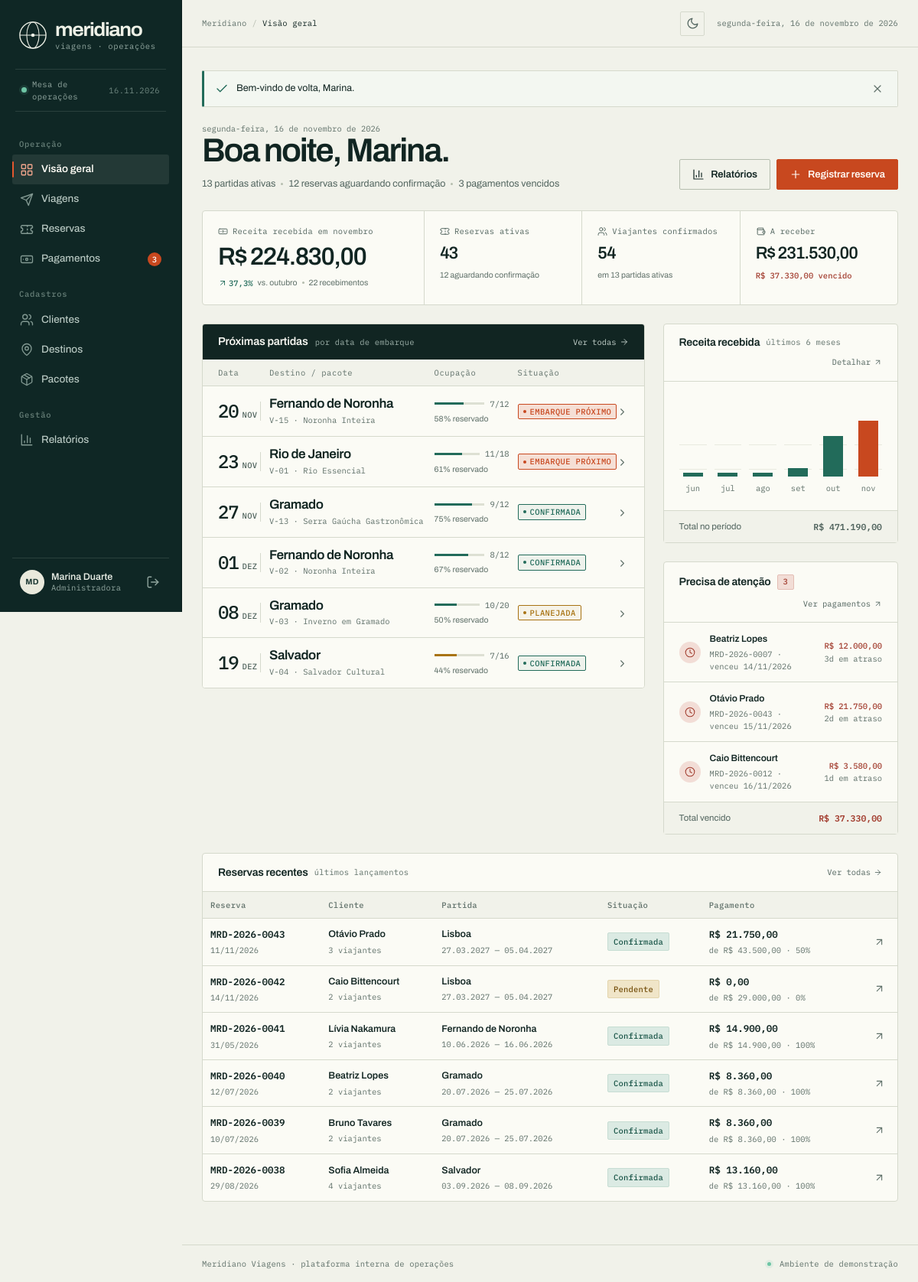
Screenshot of /index.php?r=dashboard (signed in) with the database file from the repository.
### tables this page shows
CREATE TABLE viagens (
  id               INT UNSIGNED AUTO_INCREMENT PRIMARY KEY,
  pacote_id        INT UNSIGNED NOT NULL,
  data_ida         DATE NOT NULL,
  data_volta       DATE NOT NULL,
  capacidade       SMALLINT UNSIGNED NOT NULL,
  status           ENUM('planejada', 'confirmada', 'em_andamento', 'concluida', 'cancelada')
                   NOT NULL DEFAULT 'planejada',
  ponto_encontro   VARCHAR(180) NULL,
  observacoes      TEXT NULL,
  criado_em        TIMESTAMP NOT NULL DEFAULT CURRENT_TIMESTAMP,
  CONSTRAINT fk_viagens_pacote FOREIGN KEY (pacote_id)
    REFERENCES pacotes (id) ON UPDATE CASCADE ON DELETE RESTRICT,
  INDEX idx_viagens_data (data_ida),
  INDEX idx_viagens_status (status)
);

CREATE TABLE pagamentos (
  id               INT UNSIGNED AUTO_INCREMENT PRIMARY KEY,
  reserva_id       INT UNSIGNED NOT NULL,
  valor            DECIMAL(10,2) NOT NULL,
  forma            ENUM('pix', 'cartao', 'boleto', 'transferencia') NOT NULL DEFAULT 'pix',
  status           ENUM('pendente', 'pago', 'estornado') NOT NULL DEFAULT 'pago',
  vencimento       DATE NULL,
  data_pagamento   DATE NULL,
  observacoes      VARCHAR(255) NULL,
  criado_em        TIMESTAMP NOT NULL DEFAULT CURRENT_TIMESTAMP,
  CONSTRAINT fk_pagamentos_reserva FOREIGN KEY (reserva_id)
    REFERENCES reservas (id) ON UPDATE CASCADE ON DELETE RESTRICT,
  INDEX idx_pagamentos_reserva (reserva_id),
  INDEX idx_pagamentos_status (status),
  INDEX idx_pagamentos_data (data_pagamento)
);

CREATE TABLE clientes (
  id               INT UNSIGNED AUTO_INCREMENT PRIMARY KEY,
  nome             VARCHAR(160) NOT NULL,
  email            VARCHAR(160) NOT NULL UNIQUE,
  telefone         VARCHAR(24) NOT NULL,
  cpf              CHAR(11) NOT NULL UNIQUE,
  data_nascimento  DATE NULL,
  cidade           VARCHAR(100) NULL,
  estado           CHAR(2) NULL,
  observacoes      TEXT NULL,
  criado_em        TIMESTAMP NOT NULL DEFAULT CURRENT_TIMESTAMP,
  atualizado_em    TIMESTAMP NOT NULL DEFAULT CURRENT_TIMESTAMP ON UPDATE CURRENT_TIMESTAMP,
  INDEX idx_clientes_nome (nome)
);

CREATE TABLE reservas (
  id             INT UNSIGNED AUTO_INCREMENT PRIMARY KEY,
  codigo         VARCHAR(24) NOT NULL UNIQUE,
  cliente_id     INT UNSIGNED NOT NULL,
  viagem_id      INT UNSIGNED NOT NULL,
  data_reserva   DATE NOT NULL,
  viajantes      TINYINT UNSIGNED NOT NULL DEFAULT 1,
  valor_total    DECIMAL(10,2) NOT NULL,
  status         ENUM('pendente', 'confirmada', 'cancelada') NOT NULL DEFAULT 'pendente',
  observacoes    TEXT NULL,
  criado_em      TIMESTAMP NOT NULL DEFAULT CURRENT_TIMESTAMP,
  CONSTRAINT fk_reservas_cliente FOREIGN KEY (cliente_id)
    REFERENCES clientes (id) ON UPDATE CASCADE ON DELETE RESTRICT,
  CONSTRAINT fk_reservas_viagem FOREIGN KEY (viagem_id)
    REFERENCES viagens (id) ON UPDATE CASCADE ON DELETE RESTRICT,
  INDEX idx_reservas_viagem (viagem_id),
  INDEX idx_reservas_cliente (cliente_id),
  INDEX idx_reservas_status (status)
);

### views/dashboard.php (the view, shortened to what the rows shown need)
<?php
$kpi = $dashboard;
?>
<div class="dashboard-hero">
    <div>
        <h1><?= e($kpi['saudacao']) ?>, <?= e($kpi['primeiroNome']) ?>.</h1>
    </div>
        <a class="button button--secondary" href="<?= url('relatorios') ?>"><?= icon('chart', 'icon', 16) ?> Relatórios</a>
</div>
<div class="dashboard-grid">
    <section class="board" aria-labelledby="board-title">
        <header class="board__head">
            <h2 class="board__title" id="board-title">Próximas partidas <span>por data de embarque</span></h2>
        </header>
        <?php if ($proximasPartidas): ?>
            <?php foreach ($proximasPartidas as $indice => $partida): ?>
                <?php
                $capacidade = max(1, (int) $partida['capacidade']);
                $ocupados = (int) $partida['lugares_ocupados'];
                $percentual = min(100, (int) round(($ocupados / $capacidade) * 100));
                $situacao = situacao_viagem($partida);
                $fillClass = $percentual >= 100 ? 'seat-bar__fill--full' : ($percentual < 50 ? 'seat-bar__fill--low' : '');
                ?>
                <a class="board-row" style="--row: <?= (int) $indice ?>"
                   href="<?= url('viagens', ['acao' => 'ver', 'id' => $partida['id']]) ?>">
                    <span class="board-row__date">
                        <span class="board-row__day"><?= e(dia($partida['data_ida'])) ?></span>
                        <span class="board-row__month"><?= e(mes_abreviado($partida['data_ida'])) ?></span>
                    </span>
                    <span class="board-row__destination">
                        <span class="board-row__city"><?= e($partida['destino_nome']) ?> <span class="flag">· <?= e($partida['destino_pais']) ?></span></span>
                        <span class="board-row__package">V-<?= str_pad((string) $partida['id'], 2, '0', STR_PAD_LEFT) ?> · <?= e($partida['pacote_titulo']) ?></span>
                    </span>
                    <span class="board-row__seats">
                        <span class="seat-bar">
                            <span class="seat-bar__track"><span class="seat-bar__fill <?= $fillClass ?>" style="width: <?= $percentual ?>%"></span></span>
                            <span class="seat-bar__label"><?= $ocupados ?>/<?= (int) $partida['capacidade'] ?></span>
                        </span>
                        <small><?= $percentual ?>% reservado</small>
                    </span>
                    <span class="board-row__status">
                        <span class="stamp stamp--<?= e($situacao['tom']) ?>"><?= e($situacao['label']) ?></span>
                    </span>
                    <span class="board-row__chevron"><?= icon('chevron-right', 'icon', 15) ?></span>
                </a>
            <?php endforeach; ?>
        <?php endif; ?>
    </section>
    <div class="side-stack">
        <section class="panel" aria-labelledby="chart-title">
            <header class="panel__head">
                <h2 class="panel__title" id="chart-title">Receita recebida <small>últimos 6 meses</small></h2>
            </header>
        </section>
        <section class="panel" aria-labelledby="atencao-title">
            <header class="panel__head">
                <h2 class="panel__title" id="atencao-title">
                    Precisa de atenção
                    <?php if ($kpi['qtdVencidos'] > 0): ?>
                        <span class="badge badge--danger"><?= (int) $kpi['qtdVencidos'] ?></span>
                    <?php endif; ?>
                </h2>
            </header>
            <?php if ($pagamentosAtencao): ?>
                <div class="attention-list">
                    <?php foreach ($pagamentosAtencao as $pagamento): ?>
                        <a class="attention-item" href="<?= url('reservas', ['acao' => 'ver', 'id' => $pagamento['reserva_id']]) ?>">
                            <span class="attention-item__mark"><?= icon('clock', 'icon', 14) ?></span>
                            <span class="attention-item__copy">
                                <strong><?= e($pagamento['cliente_nome']) ?></strong>
                                <small><?= e($pagamento['codigo']) ?> · venceu <?= e(data_br($pagamento['vencimento'])) ?></small>
                            </span>
                            <span class="attention-item__value">
                                <strong><?= e(money($pagamento['valor'])) ?></strong>
                                <small><?= (int) $pagamento['dias_atraso'] ?>d em atraso</small>
                            </span>
                        </a>
                    <?php endforeach; ?>
                </div>
            <?php else: ?>
                <div class="panel__body">
                    <p class="muted" style="font-size: 12px;">Nenhum pagamento vencido. A operação está em dia.</p>
                </div>
            <?php endif; ?>
        </section>
    </div>
</div>
<section class="panel panel--flush" aria-labelledby="recentes-title">
    <header class="panel__head">
        <h2 class="panel__title" id="recentes-title">Reservas recentes <small>últimos lançamentos</small></h2>
    </header>
    <div class="table-wrap">
        <table class="data-table">
            <thead>
                <tr>
                    <th scope="col">Reserva</th>
                    <th scope="col">Cliente</th>
                    <th scope="col">Partida</th>
                    <th scope="col">Situação</th>
                    <th scope="col">Pagamento</th>
                    <th scope="col"><span class="sr-only">Ações</span></th>
                </tr>
            </thead>
            <tbody>
                <?php foreach ($reservasRecentes as $reserva): ?>
                    <?php $pago = (float) $reserva['valor_pago']; $total = (float) $reserva['valor_total']; $pct = $total > 0 ? min(100, round(($pago / $total) * 100)) : 0; ?>
                    <tr>
                        <td>
                            <a class="cell-main mono" href="<?= url('reservas', ['acao' => 'ver', 'id' => $reserva['id']]) ?>"><?= e($reserva['codigo']) ?></a>
                            <div class="cell-sub"><?= e(data_br($reserva['data_reserva'])) ?></div>
                        </td>
                        <td>
                            <a class="cell-main" href="<?= url('clientes', ['acao' => 'ver', 'id' => $reserva['cliente_id']]) ?>"><?= e($reserva['cliente_nome']) ?></a>
                            <div class="cell-sub"><?= (int) $reserva['viajantes'] ?> viajante<?= (int) $reserva['viajantes'] > 1 ? 's' : '' ?></div>
                        </td>
                        <td>
                            <span class="cell-main"><?= e($reserva['destino_nome']) ?></span>
                            <div class="cell-sub"><?= e(data_curta($reserva['data_ida'])) ?> — <?= e(data_curta($reserva['data_volta'])) ?></div>
                        </td>
                        <td><span class="badge badge--<?= e(badge_tom($reserva['status'])) ?>"><?= e(status_reserva_label($reserva['status'])) ?></span></td>
                        <td>
                            <span class="cell-strong mono"><?= e(money($pago)) ?></span>
                            <div class="cell-sub">de <?= e(money($total)) ?> · <?= (int) $pct ?>%</div>
                        </td>
                        <td class="cell-actions">
                            <a class="action-link" href="<?= url('reservas', ['acao' => 'ver', 'id' => $reserva['id']]) ?>" aria-label="Abrir reserva <?= e($reserva['codigo']) ?>" title="Abrir reserva">
                                <?= icon('arrow-up-right', 'icon', 15) ?>
                            </a>
                        </td>
                    </tr>
                <?php endforeach; ?>
            </tbody>
        </table>
    </div>
</section>

### app/icons.php (shortened to what the rows shown need)
<?php
function icon(string $nome, string $classe = 'icon', int $tamanho = 20): string
{
    $path = $icones[$nome] ?? $icones['info'];
    return '<svg class="' . e($classe) . '" width="' . $tamanho . '" height="' . $tamanho
        . '" viewBox="0 0 24 24" fill="none" stroke="currentColor" stroke-width="1.8"'
        . ' stroke-linecap="round" stroke-linejoin="round" aria-hidden="true">' . $path . '</svg>';
}

### rows the page displays
viagens: data_ida "20", data_ida "NOV", destino_nome "Fernando de Noronha", id "15", pacote_titulo "Noronha Inteira", ocupados "7", capacidade "12", percentual "58", label "EMBARQUE PRÓXIMO"
viagens: data_ida "23", data_ida "NOV", destino_nome "Rio de Janeiro", id "01", pacote_titulo "Rio Essencial", ocupados "11", capacidade "18", percentual "61", label "EMBARQUE PRÓXIMO", $tamanho 15 (drawn)
viagens: data_ida "27", data_ida "NOV", destino_nome "Gramado", id "13", pacote_titulo "Serra Gaúcha Gastronômica", ocupados "9", capacidade "12", percentual "75", status "CONFIRMADA", $tamanho 15 (drawn)
viagens: data_ida "01", data_ida "DEZ", destino_nome "Fernando de Noronha", id "02", pacote_titulo "Noronha Inteira", ocupados "8", capacidade "12", percentual "67", status "CONFIRMADA", $tamanho 15 (drawn)
viagens: data_ida "08", data_ida "DEZ", destino_nome "Gramado", id "03", pacote_titulo "Inverno em Gramado", ocupados "10", capacidade "20", percentual "50", status "PLANEJADA", $tamanho 15 (drawn)
viagens: data_ida "19", data_ida "DEZ", destino_nome "Salvador", id "04", pacote_titulo "Salvador Cultural", ocupados "7", capacidade "16", percentual "44", status "CONFIRMADA", $tamanho 15 (drawn)
pagamentos: $tamanho 14 (drawn), clientes.nome "Beatriz Lopes", reserva.codigo "MRD-2026-0007", vencimento "14/11/2026", valor "R$ 12.000,00", dias_atraso "3"
pagamentos: $tamanho 14 (drawn), clientes.nome "Otávio Prado", reserva.codigo "MRD-2026-0043", vencimento "15/11/2026", valor "R$ 21.750,00", dias_atraso "2"
pagamentos: $tamanho 14 (drawn), clientes.nome "Caio Bittencourt", reserva.codigo "MRD-2026-0012", vencimento "16/11/2026", valor "R$ 3.580,00", dias_atraso "1"
reservas: codigo "MRD-2026-0043", data_reserva "11/11/2026", cliente_nome "Otávio Prado", viajantes "3", destino_nome "Lisboa", data_ida "27.03.2027", data_volta "05.04.2027", status "Confirmada", pago "R$ 21.750,00", valor_total "R$ 43.500,00", pct "50", $tamanho 15 (drawn)
reservas: codigo "MRD-2026-0042", data_reserva "14/11/2026", cliente_nome "Caio Bittencourt", viajantes "2", destino_nome "Lisboa", data_ida "27.03.2027", data_volta "05.04.2027", status "Pendente", pago "R$ 0,00", valor_total "R$ 29.000,00", pct "0", $tamanho 15 (drawn)
reservas: codigo "MRD-2026-0041", data_reserva "31/05/2026", cliente_nome "Lívia Nakamura", viajantes "2", destino_nome "Fernando de Noronha", data_ida "10.06.2026", data_volta "16.06.2026", status "Confirmada", pago "R$ 14.900,00", valor_total "R$ 14.900,00", pct "100", $tamanho 15 (drawn)
reservas: codigo "MRD-2026-0040", data_reserva "12/07/2026", cliente_nome "Beatriz Lopes", viajantes "2", destino_nome "Gramado", data_ida "20.07.2026", data_volta "25.07.2026", status "Confirmada", pago "R$ 8.360,00", valor_total "R$ 8.360,00", pct "100", $tamanho 15 (drawn)
reservas: codigo "MRD-2026-0039", data_reserva "10/07/2026", cliente_nome "Bruno Tavares", viajantes "2", destino_nome "Gramado", data_ida "20.07.2026", data_volta "25.07.2026", status "Confirmada", pago "R$ 8.360,00", valor_total "R$ 8.360,00", pct "100", $tamanho 15 (drawn)
reservas: codigo "MRD-2026-0038", data_reserva "29/08/2026", cliente_nome "Sofia Almeida", viajantes "4", destino_nome "Salvador", data_ida "03.09.2026", data_volta "08.09.2026", status "Confirmada", pago "R$ 13.160,00", valor_total "R$ 13.160,00", pct "100", $tamanho 15 (drawn)

### other values shown
$item['label'] "Visão geral"
$item['label'] "Viagens"
$item['label'] "Reservas"
$item['label'] "Pagamentos"
$item['badge'] "3"
$item['label'] "Clientes"
$item['label'] "Destinos"
$item['label'] "Pacotes"
$item['label'] "Relatórios"
iniciais($usuario['nome'] ?? '') "MD"
$usuario['nome'] "Marina Duarte"
$secaoAtual "Visão geral"
data_extenso() "segunda-feira, 16 de novembro de 2026"
$mensagem['mensagem'] "Bem-vindo de volta, Marina."
$kpi['saudacao'] "Boa noite"
